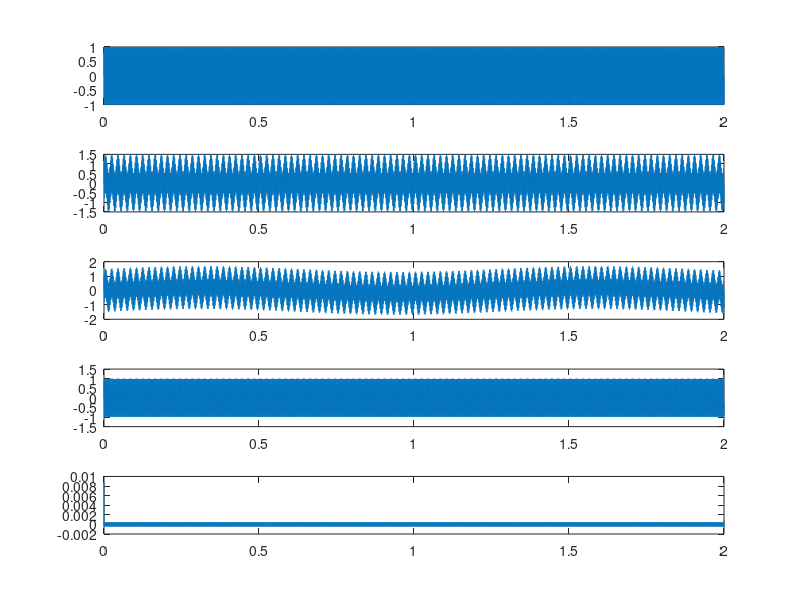

This figure's MATLAB source:
f = 440;
fs = 44100;
t = 0:1/fs:2;

pulito = sin(2*pi*f*t);

disturbo = 0.5 * sin(2*pi*50*t);
rumore = 0.2 * sin(2*pi*randn*t);

disturbato = pulito + disturbo;
dist_rum = disturbato + rumore;

% FILTRI
fc1 = 150;
[b1, a1] = butter(2, fc1/(fs/2), 'high');
filtrato1 = filtfilt(b1, a1, dist_rum);

fc2 = 3000;
[b2, a2] = butter(2, fc2/(fs/2), 'high');
filtrato2 = filtfilt(b2, a2, filtrato1);

% GRAFICI
subplot(5, 1, 1);
plot(t, pulito);

subplot(5, 1, 2);
plot(t, disturbato);

subplot(5, 1, 3);
plot(t, dist_rum);

subplot(5, 1, 4);
plot(t, filtrato1);

subplot(5, 1, 5);
plot(t, filtrato2);

% SUONO
sound(pulito, fs);
pause(4);
sound(disturbato, fs);
pause(4);
sound(dist_rum, fs);
pause(4);
sound(filtrato1/max(abs(filtrato1)), fs);
pause(4);
sound(filtrato2/max(abs(filtrato2)), fs);
